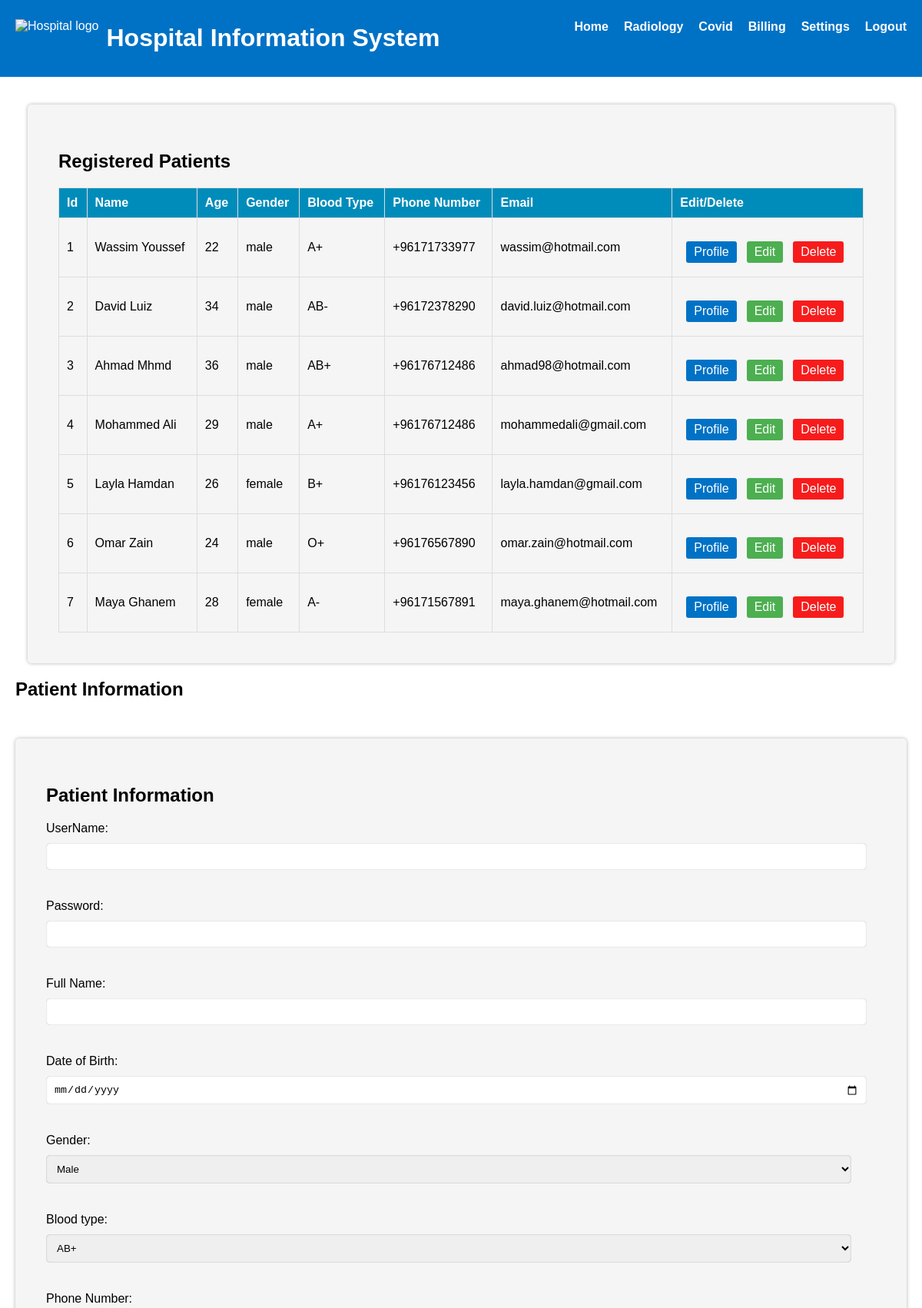
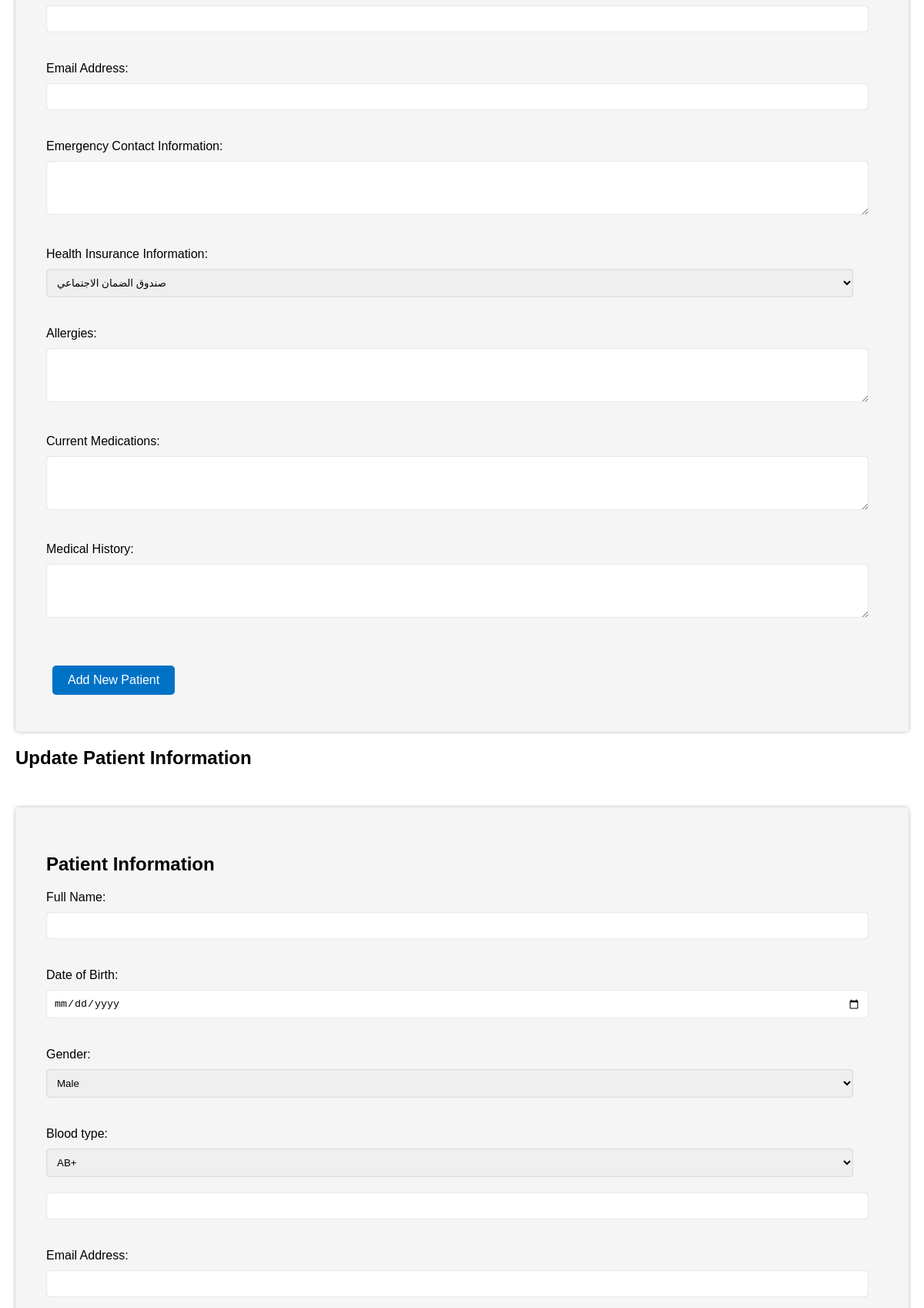
/myfyp/physicianpatients.php (upper part), run on the app's committed database (2 pictures, top to bottom).
### tables this page shows
CREATE TABLE IF NOT EXISTS `patients` (
  `patient_id` int NOT NULL AUTO_INCREMENT,
  `patient_name` varchar(25) NOT NULL,
  `birthdate` date NOT NULL,
  `gender` enum('male','female') DEFAULT NULL,
  `blood_type` enum('AB+','AB-','A+','A-','B+','B-','O+','0-') DEFAULT NULL,
  `phone` varchar(20) NOT NULL,
  `email` varchar(255) NOT NULL,
  `emergency_contact` varchar(255) NOT NULL,
  `coverage_info` enum('a','b','d','e','f') DEFAULT NULL,
  `allergies` varchar(255) DEFAULT NULL,
  `medications` varchar(255) DEFAULT NULL,
  `medical_history` text,
  `deleted` int NOT NULL DEFAULT '0',
  PRIMARY KEY (`patient_id`)
);

### myfyp/physicianpatients.php (the view, shortened to what this page needs)
<!DOCTYPE html>
<html>
<head>
	<link rel="stylesheet" type="text/css" href="physicianpatients.css">
</head>
<body>
	<header>
		<div class="logo">
			<img src="logo.png" alt="Hospital logo">
			<h1>Hospital Information System</h1>
		</div>
		<nav>
      <ul>
			<li><a href="physiciandashboard.php">Home</a></li>
				<li><a href="radiology.php">Radiology</a></li>
				<li><a href="covid.php">Covid</a></li>
				<li><a href="physicianbilling.php">Billing</a></li>
				<li><a href="physiciansettings.php">Settings</a></li>
				<li><a href="#">Logout</a></li>
			</ul>
		</nav>
	</header>
	<main>
    <section class="patients">
      <h2>Registered Patients</h2>
      <table>
        <thead>
          <tr>
            <th>Id</th>
            <th>Name</th>
            <th>Age</th>
            <th>Gender</th>
            <th>Blood Type</th>
            <th>Phone Number</th>
            <th>Email</th>
            <th>Edit/Delete</th>
          </tr>
        </thead>
        <tbody>
          <?php
            $conn = mysqli_connect("localhost", "root", "", "hsis");
            $sql = "SELECT * FROM patients WHERE deleted = 0;";
            $result = mysqli_query($conn, $sql);
            if (mysqli_num_rows($result) > 0) {
              while ($row = mysqli_fetch_assoc($result)) {
                $id = $row['patient_id'];
                $name = $row['patient_name'];
                $gender = $row['gender'];
                $BT = $row['blood_type'];
                $phone = $row['phone'];
                $email = $row['email'];
                $emergency = $row['emergency_contact'];
                $ci = $row['coverage_info'];
                $allergies = $row['allergies'];
                $medications = $row['medications'];
                $medical_history = $row['medical_history'];
                echo "<tr>";
                echo "<td>" . $row["patient_id"] . "</td>";
                echo "<td>" . $row["patient_name"] . "</td>";
                $birthdate = new DateTime($row["birthdate"]);
                $today = new DateTime();
                $age = $birthdate->diff($today)->y;
                $birthdate2 = $birthdate->format('Y-m-d');;
                echo "<td>" . $age . "</td>";
                echo "<td>" . $row["gender"] . "</td>";
                echo "<td>" . $row["blood_type"] . "</td>";
                echo "<td>" . $row["phone"] . "</td>";
                echo "<td>" . $row["email"] . "</td>";
                echo "<td>";
                echo "<button id='profile'>Profile</button>";
                echo "<button id='edit' onclick=\"Edit('$id', '$name', '$birthdate2', '$gender', '$BT', '$phone', '$email', '$emergency', '$ci', '$allergies', '$medications', '$medical_history');\">Edit</button>";
                echo "<button id='delete' onclick=\"location.href='deletepatient.php?id=$id'\">Delete</button>";
                echo "</td>";
                echo "</tr>";
              }
            }
          ?>
        </tbody>
          </table>
    </section>
    <h2>Patient Information</h2>
              <section>
                <h2>Patient Information</h2>
                <form action="patientadd.php" method="POST">
                <label for="username">UserName:</label>
                <input type="text" id="username" name="username"><br><br>
                <label for="password">Password:</label>
                <input type="text" id="password" name="password"><br><br>
                <label for="fullname">Full Name:</label>
                <input type="text" id="fullname" name="fullname"><br><br>
                <label for="birthdate">Date of Birth:</label>
                <input type="date" id="birthdate" name="birthdate"><br><br>
                <label for="gender">Gender:</label>
                <select id="gender" name="gender">
                  <option value="male">Male</option>
                </select><br><br>
                <label for="blood">Blood type:</label>
                <select id="blood" name="blood">
                  <option value="AB+">AB+</option>
                </select><br><br>
                <label for="phone">Phone Number:</label>
                <input type="tel" id="phone" name="phone"><br><br>
                <label for="email">Email Address:</label>
                <input type="email" id="email" name="email"><br><br>
                <label for="emergency">Emergency Contact Information:</label>
                <textarea id="emergency" name="emergency"></textarea><br><br>
                <label for="patient-coverage">Health Insurance Information:</label>
                <select id="patient-coverage" name="patient-coverage">
                    <option value="a">صندوق الضمان الاجتماعي</option>
                </select><br><br>
                <label for="allergies">Allergies:</label>
                <textarea id="allergies" name="allergies"></textarea><br><br>
                <label for="medications">Current Medications:</label>
                <textarea id="medications" name="medications"></textarea><br><br>
                <label for="medicalhistory">Medical History:</label>
                <textarea id="medicalhistory" name="medicalhistory"></textarea><br><br>
                <button id="profile" class="add-patient-button">Add New Patient</button>
          </form>
              </section>
<h2>Update Patient Information</h2>
              <section>    <h2>Patient Information</h2>
    <form action="updatepatient.php" method="POST" id="update">
        <label for="fullname">Full Name:</label>
        <input type="text" id="fullname" name="fullname" value=""><br><br>
        <label for="birthdate">Date of Birth:</label>
        <input type="date" id="birthdate" name="birthdate" value=""><br><br>
        <label for="gender">Gender:</label>
        <select id="gender" name="gender">
            <option value="male">Male</option>
        </select><br><br>
        <label for="blood">Blood type:</label>
        <select id="blood" name="blood">
            <option value="AB+" >AB+</option>
        /select><br><br>
    <input type="tel" id="phone" name="phone" value=""><br><br>
    <label for="email">Email Address:</label>
    <input type="email" id="email" name="email" value=""><br><br>
    <textarea id="emergency" name="emergency"></textarea><br><br>
    <br><br>
    <textarea id="allergies" name="allergies"></textarea><br><br>
    <textarea id="medications" name="medications"></textarea><br><br>
    <textarea id="medicalhistory" name="medicalhistory"></textarea><br><br>
</form>
              </section>
	</main>
</body>
</html>

### myfyp/physicianpatients.css (style rules this page uses)
body { font-family: Arial, sans-serif; margin: 0; padding: 0; }
header { background-color: #0072c6; color: #fff; display: flex; justify-content: space-between; padding: 10px 20px; }
.logo { display: flex; align-items: center; }
.logo img { height: 50px; margin-right: 10px; }
nav ul { display: flex; }
nav li { margin-left: 20px; list-style: none; }
nav li:first-child { margin-left: 0; }
nav a { color: #fff; text-decoration: none; font-weight: bold; }
main { padding: 20px; }
.patients { margin: 1em; }
table { border-collapse: collapse; width: 100%; }
th, td { padding: 0.5em; text-align: left; border: 1px solid #ddd; }
th { background-color: #f2f2f2; }
button { margin: 0.5em; padding: 0.5em; background-color: #4CAF50; color: white; border: none; border-radius: 3px; cursor: pointer; }
section { margin-top: 50px; background-color: #f5f5f5; padding: 40px; border-radius: 5px; box-shadow: 0px 0px 5px 0px rgba(0,0,0,0.3); }
h2 { font-size: 24px; margin-bottom: 20px; }
label { display: block; margin-bottom: 10px; }
input[type="text"], input[type="date"], input[type="gender"], input[type="tel"], input[type="email"], select, textarea { width: 97%; padding: 10px; margin-bottom: 20px; border-radius: 5px; border: none; box-shadow: inset 0px 0px 2px 0px rgba(0,0,0,0.3); }
textarea { height: 50px; width: 97%; }
button { color: #fff; border: none; padding: 10px 20px; border-radius: 5px; cursor: pointer; font-size: 16px; margin-top: 20px; }
#profile { background-color: #0072c6; }
#edit { background-color: #4CAF50; }
#delete { background-color: #f71c1c; }
table { width: 100%; margin-top: 20px; border-collapse: collapse; }
th, td { text-align: left; padding: 10px; border-bottom: 1px solid #ddd; }
th { background-color: #008CBA; color: #fff; }
td button { background-color: #f44336; color: #fff; border: none; padding: 5px 10px; border-radius: 3px; cursor: pointer; margin-right: 5px; }

### data on the page
patients: patient_id "1", patient_name "Wassim Youssef", gender "male", blood_type "A+", phone "+96171733977", email "wassim@hotmail.com"
patients: patient_id "2", patient_name "David Luiz", gender "male", blood_type "AB-", phone "+96172378290", email "david.luiz@hotmail.com"
patients: patient_id "3", patient_name "Ahmad Mhmd", gender "male", blood_type "AB+", phone "+96176712486", email "ahmad98@hotmail.com"
patients: patient_id "4", patient_name "Mohammed Ali", gender "male", blood_type "A+", phone "+96176712486", email "mohammedali@gmail.com"
patients: patient_id "5", patient_name "Layla Hamdan", gender "female", blood_type "B+", phone "+96176123456", email "layla.hamdan@gmail.com"
patients: patient_id "6", patient_name "Omar Zain", gender "male", blood_type "O+", phone "+96176567890", email "omar.zain@hotmail.com"
patients: patient_id "7", patient_name "Maya Ghanem", gender "female", blood_type "A-", phone "+96171567891", email "maya.ghanem@hotmail.com"
